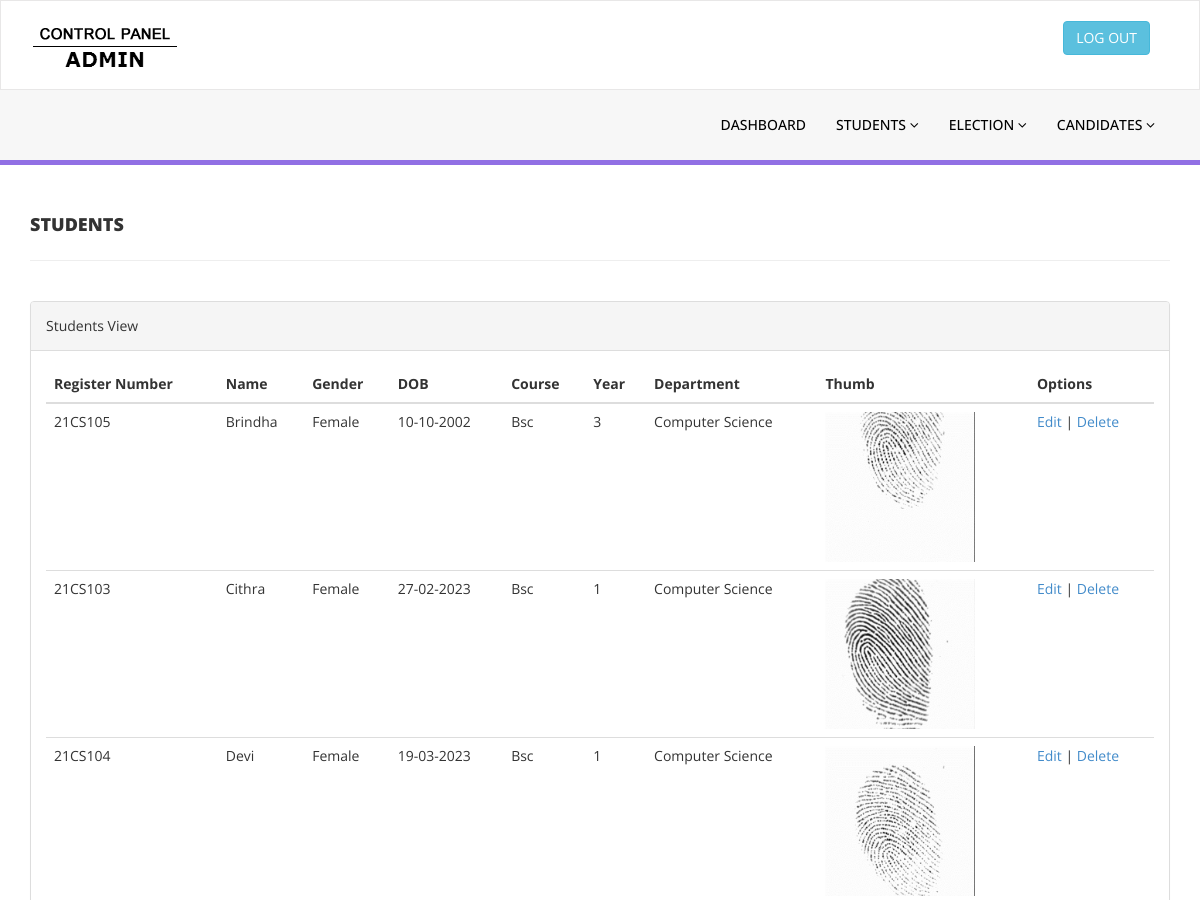
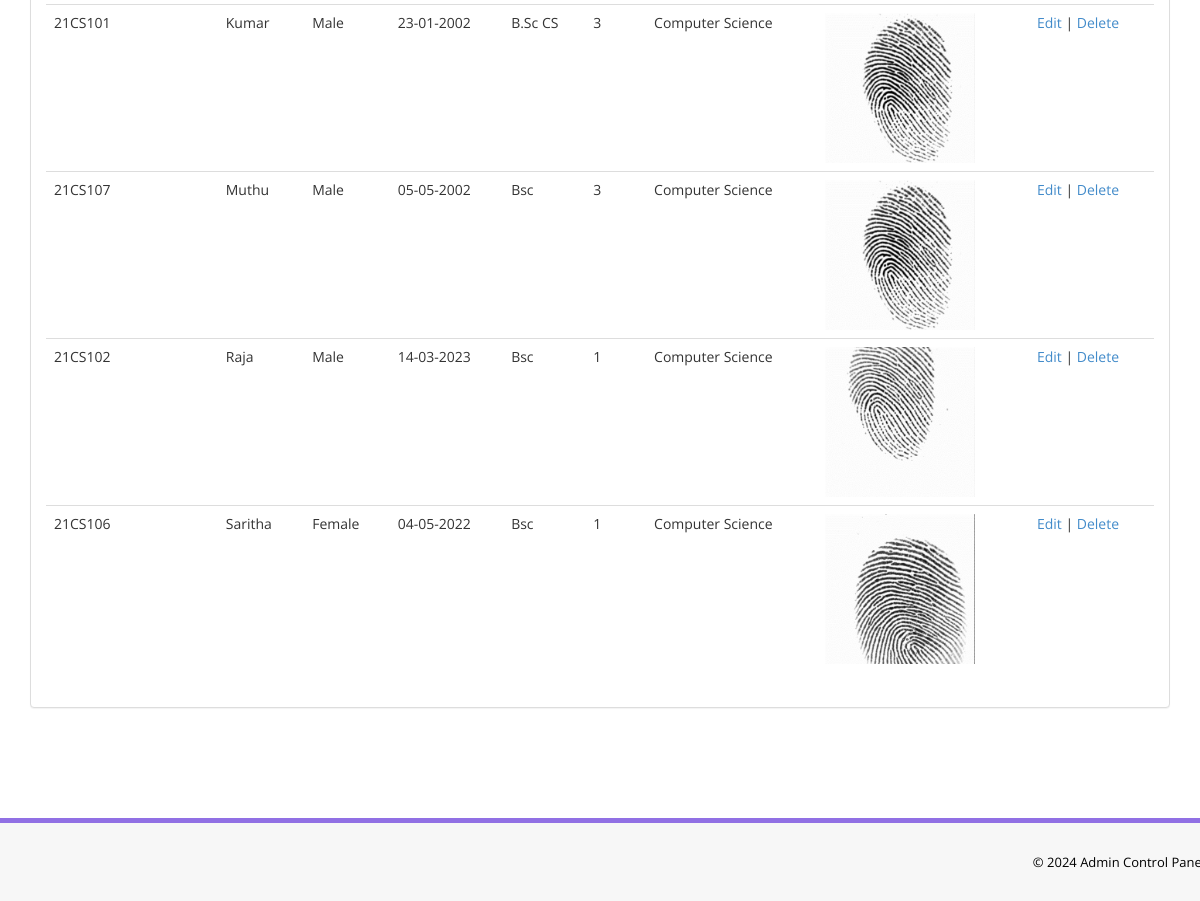
Screenshot of /admin/students_view.php (signed in) with the database file from the repository (2 pictures, top to bottom).
### tables this page shows
CREATE TABLE IF NOT EXISTS `students` (
  `sturegno` varchar(10) NOT NULL,
  `stuname` varchar(50) NOT NULL,
  `stugender` varchar(10) NOT NULL,
  `studob` date NOT NULL,
  `stucourse` varchar(50) NOT NULL,
  `stuyear` varchar(10) NOT NULL,
  `studepartment` varchar(50) NOT NULL,
  `stupassword` varchar(50) NOT NULL,
  `stuthumb` varchar(50) NOT NULL
);

### admin/students_view.php (the view, shortened to what this page needs)
<?php require_once('../Connections/Connection.php'); ?>
<?php
$query_RsSelectStudents = "SELECT * FROM students ORDER BY stuname ASC";
$RsSelectStudents = mysql_query($query_RsSelectStudents, $Connection) or die(mysql_error());
$row_RsSelectStudents = mysql_fetch_assoc($RsSelectStudents);
?>
<?php
function changeDateFormat($strMyDate,$strCurrentFormat,$strNewFormat)
{
	$date = date_parse_from_format($strCurrentFormat,$strMyDate);
	return date($strNewFormat, mktime($date['hour'],
										$date['minute'],
										$date['second'],
										$date['month'],
										$date['day'],
										$date['year']));
}
?>
<!DOCTYPE html>
<html xmlns="http://www.w3.org/1999/xhtml">
<head>
    <link href="../assets/css/bootstrap.css" rel="stylesheet" />
    <link href="../assets/css/font-awesome.css" rel="stylesheet" />
    <link href="../assets/css/style.css" rel="stylesheet" />
</head>
<body>
    <?php require_once('header_top.php'); ?>
    <section class="menu-section">
        <div class="container">
            <?php require_once('menu.php'); ?>
        </div>
    </section>
    <div class="content-wrapper">
         <div class="container">
        <div class="row pad-botm">
            <div class="col-md-12">
                <h4 class="header-line">Students</h4>
                            </div>
        </div>
        <div class="row">
                <div class="col-md-12">
                    <div class="panel panel-default">
                        <div class="panel-heading">
                            Students View
                        </div>
                        <div class="panel-body">
                            <div class="table-responsive">
                                <table class="table table-hover">
                                    <thead>
                                        <tr>
                                            <th>Register Number</th>
                                            <th>Name</th>
                                            <th>Gender</th>
                                            <th>DOB</th>
                                            <th>Course</th>
                                            <th>Year</th>
                                    		<th>Department</th>
                                    		<th>Thumb</th>
                                            <th>Options</th>
                                        </tr>
                                    </thead>
                                    <tbody>
                                    <?php do { ?>
                                        <tr>
                                            <td><?php echo $row_RsSelectStudents['sturegno']; ?></td>
                                          <td><?php echo $row_RsSelectStudents['stuname']; ?></td>
                                          <td><?php echo $row_RsSelectStudents['stugender']; ?></td>
                                          <td><?php echo changeDateFormat($row_RsSelectStudents['studob'],"Y-m-d", "d-m-Y"); ?></td>
                                          <td><?php echo $row_RsSelectStudents['stucourse']; ?></td>
                                          <td><?php echo $row_RsSelectStudents['stuyear']; ?></td>
                                          <td><?php echo $row_RsSelectStudents['studepartment']; ?></td>
                                          <td><img width="150" height="150" src="../uploads/<?php echo $row_RsSelectStudents['stuthumb']; ?>" alt=""></td>
                                            <td><a href="students_edit.php?id=<?php echo $row_RsSelectStudents['sturegno']; ?>">Edit</a> | <a href="students_delete.php?id=<?php echo $row_RsSelectStudents['sturegno']; ?>" onclick="return confirm('Are you sure you want to delete?');">Delete</a></td>
                                        </tr>
                                        <?php } while ($row_RsSelectStudents = mysql_fetch_assoc($RsSelectStudents)); ?>
                                    </tbody>
                                </table>
                            </div>
                        </div>
                    </div>
                </div>
            </div>
    </div>
    </div>
    <section class="footer-section">
        <div class="container">
            <?php require_once('footer_copyright.php'); ?>
        </div>
    </section>
</body>
</html>

### admin/header_top.php (shortened to what this page needs)
<?php
$logoutAction = $_SERVER['PHP_SELF']."?doLogout=true";
?>
<div class="navbar navbar-inverse set-radius-zero" >
        <div class="container">
            <div class="navbar-header">
                <a class="navbar-brand" href="index.php">
                    <img src="../assets/img/logo.png" />
                </a>
            </div>
            <div class="right-div">
                <a href="<?php echo $logoutAction ?>" class="btn btn-info pull-right">LOG OUT</a>
            </div>
        </div>
    </div>

### admin/menu.php (shortened to what this page needs)
<div class="row">
                <div class="col-md-12">
                    <div class="navbar-collapse collapse ">
                        <ul id="menu-top" class="nav navbar-nav navbar-right">
                            <li><a href="index.php" >DASHBOARD</a></li>
                            <li>
                                <a href="#" class="dropdown-toggle" id="ddlmenuItem" data-toggle="dropdown">Students <i class="fa fa-angle-down"></i></a>
                            </li>
                            <li>
                                <a href="#" class="dropdown-toggle" id="ddlmenuItem" data-toggle="dropdown">Election <i class="fa fa-angle-down"></i></a>
                            </li>
                            <li>
                                <a href="#" class="dropdown-toggle" id="ddlmenuItem" data-toggle="dropdown">Candidates <i class="fa fa-angle-down"></i></a>
                            </li>
                        </ul>
                    </div>
                </div>
            </div>

### admin/footer_copyright.php
<div class="row">
                <div class="col-md-12">
                   <?php
function auto_copyright($startYear = null) {
	if (!is_numeric($startYear) || intval($startYear) >= date('Y')) {
		echo "&copy; " . date('Y') . " Admin Control Panel";
	} else {
		echo "&copy; " . intval($startYear) . "&ndash;" . date('Y') . " Admin Control Panel";
	}
}
?>
<?php auto_copyright(); ?>
                </div>
            </div>

### assets/css/style.css (style rules this page uses)
.set-radius-zero { border-radius:0px; -moz-border-radius:0px; -webkit-border-radius:0px; }
.content-wrapper { margin-top: 40px; min-height:800px; padding-bottom:90px; }
.header-line { font-weight:900; padding-bottom:25px; border-bottom:1px solid #eeeeee; text-transform:uppercase; }
.pad-botm { padding-bottom:30px; }
.right-div { float: right; padding: 20px; }
#menu-top a { color:#000; text-decoration:none; font-weight:500; padding: 25px 15px 25px 15px; text-transform:uppercase; }
.menu-section { background-color: #f7f7f7; border-bottom:5px solid #9170E4; width:100% }
.navbar-inverse { background-color: #FFF; border-color: rgba(155, 153, 153, 0.23); }
.navbar { min-height: 90px; margin-bottom: 0px; }
.footer-section { padding:25px 50px 25px 50px; color:#000; font-size:13px; background-color: #f7f7f7; text-align:right; border-top:5px solid #9170E4; }

### rows the page displays
students: sturegno "21CS105", stuname "Brindha", stugender "Female", studob "10-10-2002", stucourse "Bsc", stuyear "3", studepartment "Computer Science", stuthumb (picture)
students: sturegno "21CS103", stuname "Cithra", stugender "Female", studob "27-02-2023", stucourse "Bsc", stuyear "1", studepartment "Computer Science", stuthumb (picture)
students: sturegno "21CS104", stuname "Devi", stugender "Female", studob "19-03-2023", stucourse "Bsc", stuyear "1", studepartment "Computer Science", stuthumb (picture)
students: sturegno "21CS101", stuname "Kumar", stugender "Male", studob "23-01-2002", stucourse "B.Sc CS", stuyear "3", studepartment "Computer Science", stuthumb (picture)
students: sturegno "21CS107", stuname "Muthu", stugender "Male", studob "05-05-2002", stucourse "Bsc", stuyear "3", studepartment "Computer Science", stuthumb (picture)
students: sturegno "21CS102", stuname "Raja", stugender "Male", studob "14-03-2023", stucourse "Bsc", stuyear "1", studepartment "Computer Science", stuthumb (picture)
students: sturegno "21CS106", stuname "Saritha", stugender "Female", studob "04-05-2022", stucourse "Bsc", stuyear "1", studepartment "Computer Science", stuthumb (picture)
